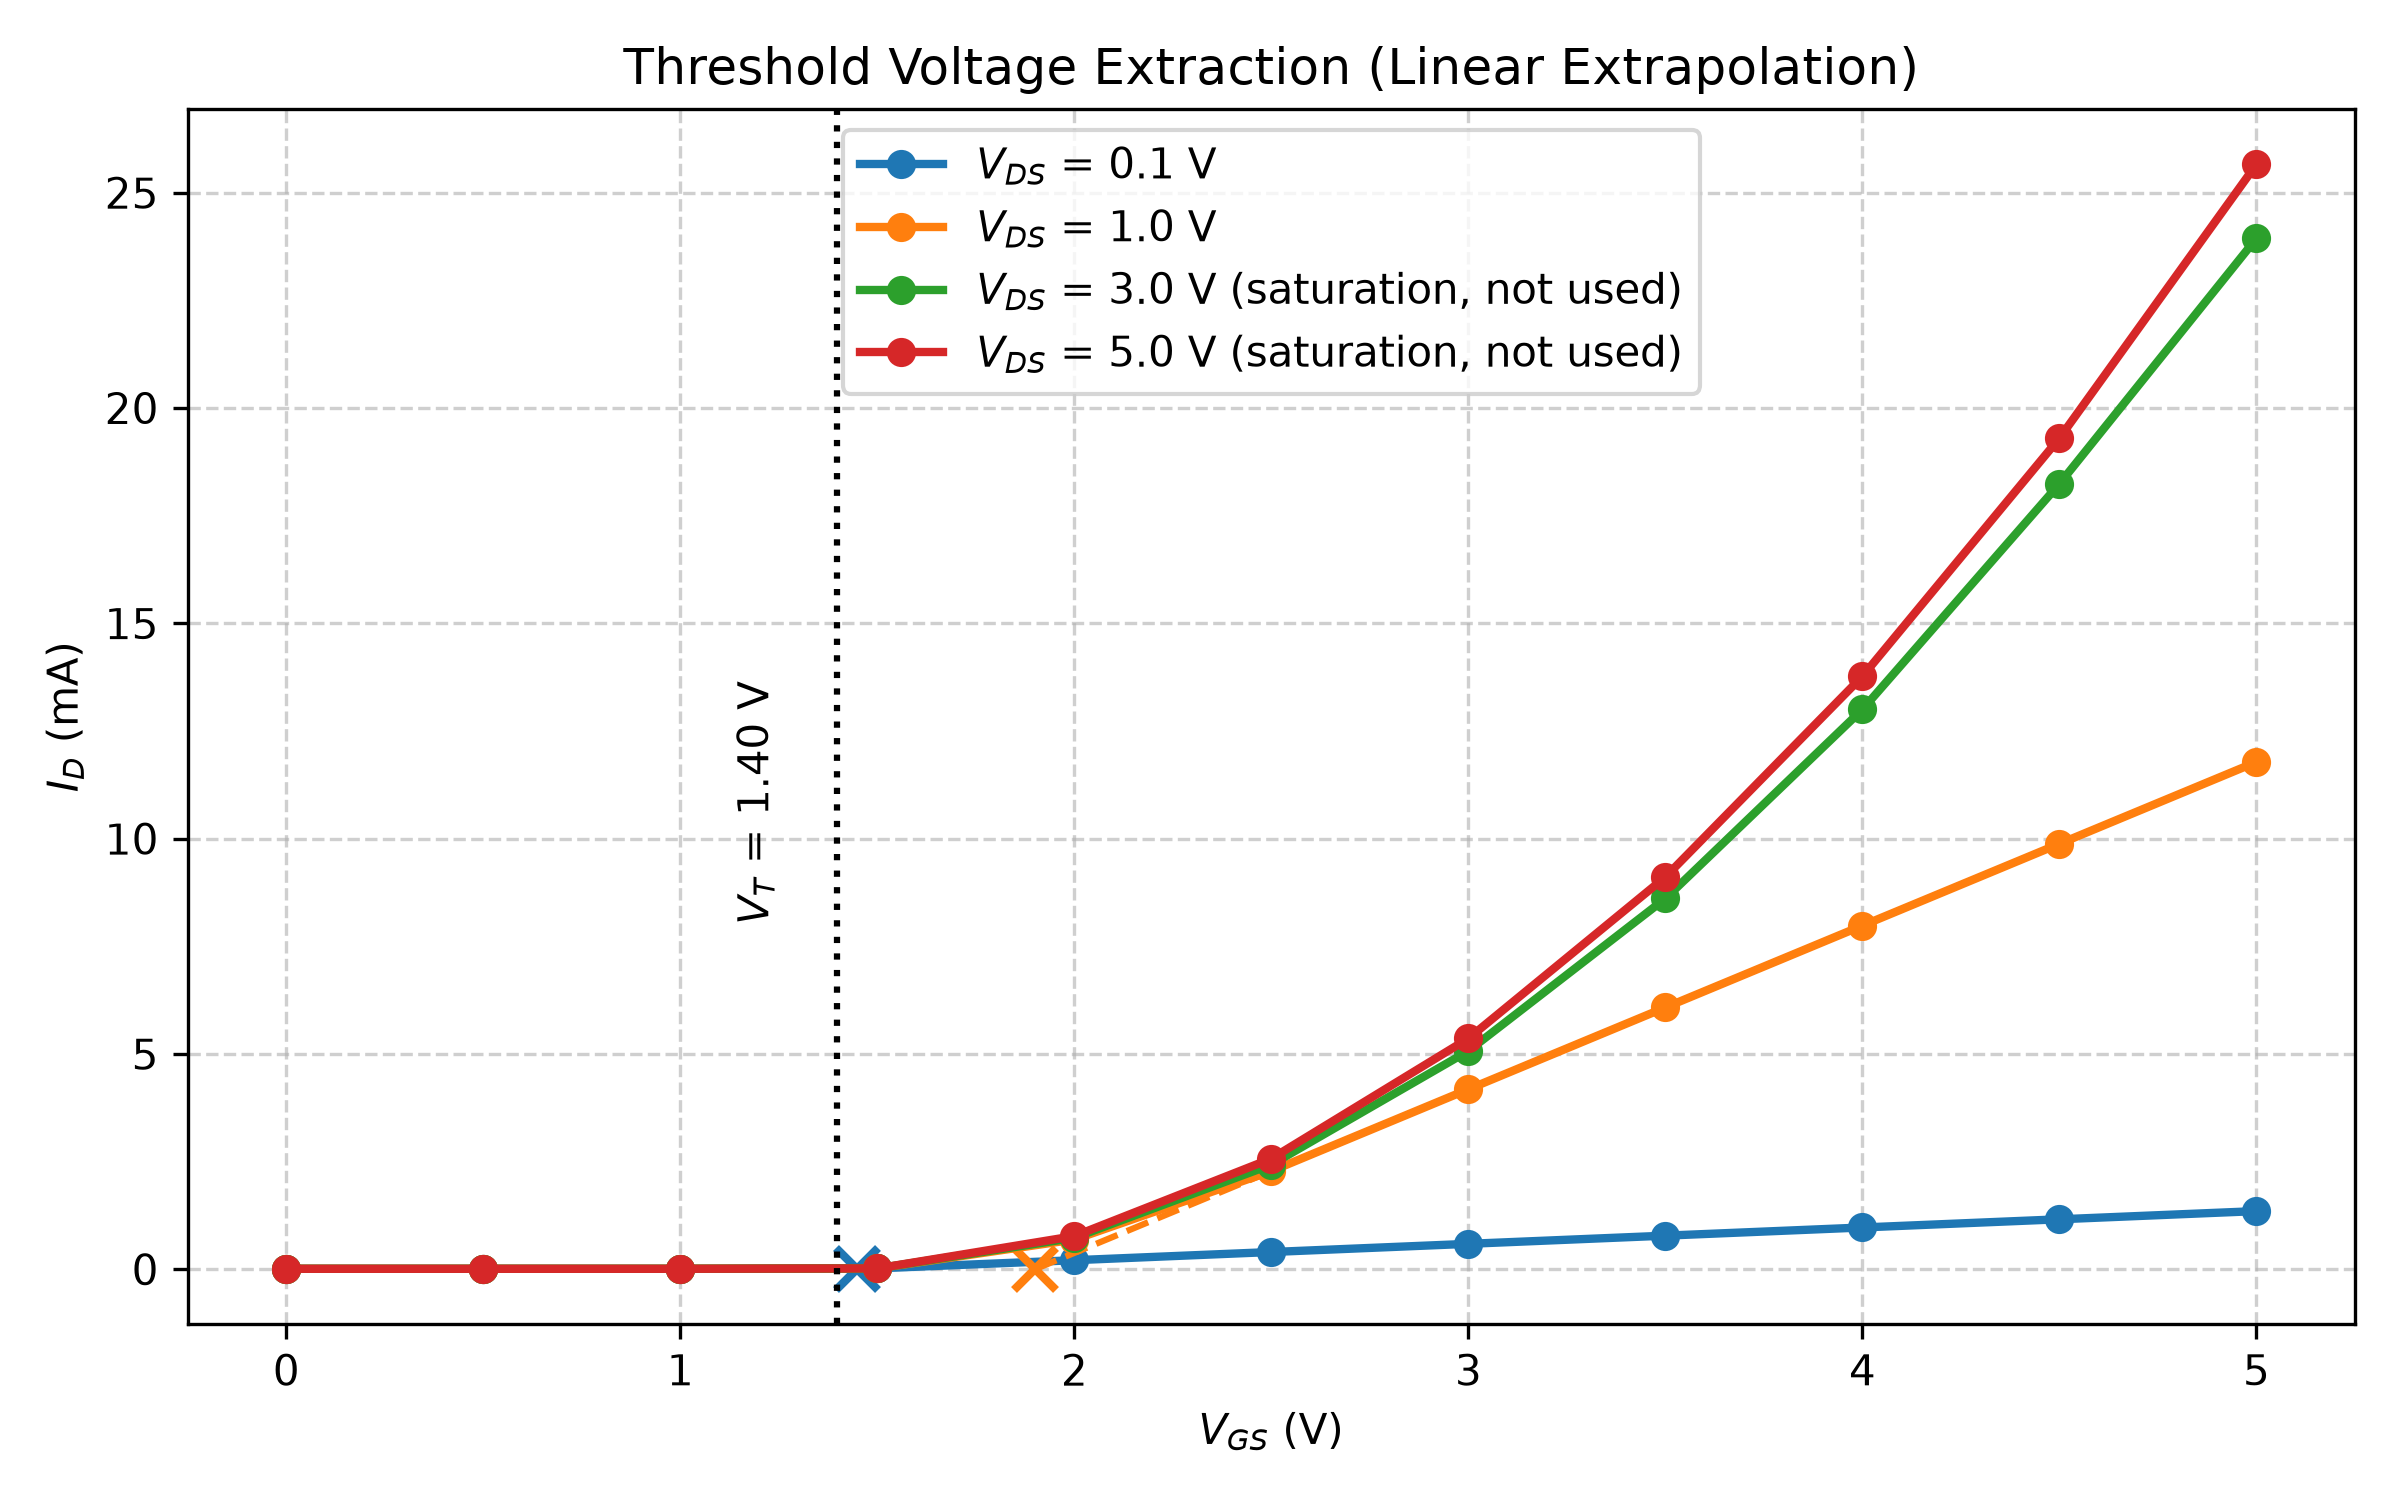

Write the Python code that produced this figure.
import pandas as pd
import numpy as np
import matplotlib.pyplot as plt

# Load the ID-VGS sweep data
df = pd.read_csv("E9_mosfet_transfer.csv")

fig, ax = plt.subplots(figsize=(8, 5))

# The linear-extrapolation method is valid in the LINEAR region (small V_DS).
# There, the x-intercept of the fitted line equals V_T + V_DS/2.
# V_DS = 3 V and 5 V are in saturation for most of the sweep (ID is quadratic),
# so no straight line is fitted on the plot for them and they are not used for V_T.
LINEAR_VDS = [0.1, 1.0]

vt_values = []

for v_ds, group in df.groupby("V_DS (V)"):
    group = group.sort_values("V_GS (V)")
    v_gs = group["V_GS (V)"].to_numpy()
    i_d = group["I_D (mA)"].to_numpy()

    # Fit window: strong inversion and still in the linear region (V_GS - V_T > V_DS)
    window = (v_gs >= 2.5) & (v_gs <= 5.0)
    m, c = np.polyfit(v_gs[window], i_d[window], 1)   # ID = m*VGS + c
    v_intercept = -c / m                              # x-intercept of the fitted line
    linear = v_ds in LINEAR_VDS

    # Data curve (colour is reused for this curve's fit line and marker)
    (line,) = ax.plot(v_gs, i_d, marker="o", linewidth=2,
                      label=f"$V_{{DS}}$ = {v_ds} V" + ("" if linear else " (saturation, not used)"))
    colour = line.get_color()

    print(f"V_DS = {v_ds} V")
    print(f"Slope = {m:.3f} mA/V")
    print(f"Intercept = {c:.3f} mA")
    print(f"x-intercept = {v_intercept:.3f} V")

    if linear:
        v_t = v_intercept - v_ds / 2
        vt_values.append(v_t)
        print(f"V_T = x-intercept - V_DS/2 = {v_t:.3f} V   (linear region: used)")

        # Extrapolated fit line down to I_D = 0, same colour as the data
        v_fit = np.linspace(v_intercept, 5.0, 100)
        ax.plot(v_fit, m * v_fit + c, "--", linewidth=1.5, color=colour)
        ax.plot(v_intercept, 0, marker="x", markersize=10,
                markeredgewidth=2, color=colour)
    else:
        print("Saturation: not used for V_T")
    print()

v_t_final = np.mean(vt_values)
print(f"Final threshold voltage V_T = {v_t_final:.3f} V "
      f"(mean of V_DS = {LINEAR_VDS} V)")

# Final V_T
ax.axvline(v_t_final, color="k", linestyle=":", linewidth=1.5)
ax.annotate(f"$V_T$ = {v_t_final:.2f} V",
            xy=(v_t_final, 0), xytext=(v_t_final - 0.15, 8),
            rotation=90, ha="right", va="bottom")

ax.set_title("Threshold Voltage Extraction (Linear Extrapolation)")
ax.set_xlabel("$V_{GS}$ (V)")
ax.set_ylabel("$I_D$ (mA)")
ax.grid(True, linestyle="--", alpha=0.6)
ax.legend()
plt.tight_layout()
plt.savefig("E10_threshold.png", dpi=300)
plt.show()
